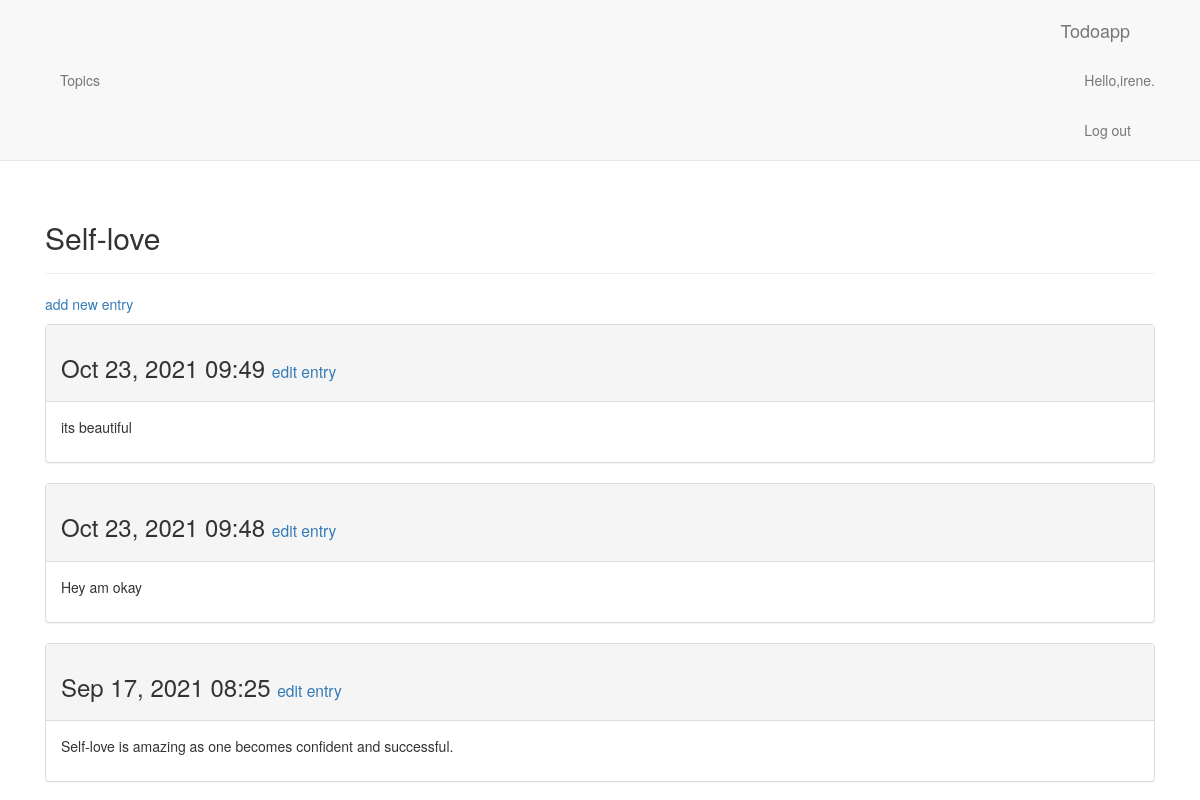
/todoapp/topics/2/ (signed in), run on the app's committed database.
### todoapp/models.py (models this page shows, shortened)
class Topic(models.Model):
    text = models.CharField(max_length=200)
    date_added = models.DateTimeField(auto_now=True)
    owner = models.ForeignKey(User,on_delete=models.CASCADE)
    def __str__(self):
        return self.text

class Entry(models.Model):
    topic = models.ForeignKey(Topic,on_delete=models.CASCADE)
    text = models.TextField()
    date_added = models.DateTimeField(auto_now=True)
    class Meta:
        verbose_name_plural = 'entries'

### todoapp/views.py (the view)
# urls.py: path('topics/<int:topic_id>/',views.topic,name='topic'),
@login_required
def topic(request,topic_id):
    topic = Topic.objects.get(id=topic_id)
    entries = topic.entry_set.order_by('-date_added')
    context = {'topic':topic,'entries':entries}
    return render(request,'todoapp/topic.html',context)

### todoapp/templates/todoapp/topic.html
{% extends 'todoapp/base.html' %}
{% block header%}
    <h2>{{topic}}</h2>
{% endblock header %}
{% block content %}
  <p>
      <a href="{% url 'todoapp:new_entry' topic.id%}">add new entry </a>
  </p>
    {% for entry in entries%}
    <div class="panel panel-default">
        <div class="panel-heading">
            <h3>
                {{ entry.date_added|date:'M d, Y H:i' }}
                <small>
                    <a href="{% url 'todoapp:edit_entry' entry.id%}">edit entry</a>
                </small>
            </h3>
        </div>
        <div class="panel-body">
            {{entry.text|linebreaks}}
        </div>
    </div>
    {% empty %}
        There are no entries for this topic yet
    {% endfor %}
{% endblock content%}

### todoapp/templates/todoapp/base.html (shortened to what this page needs)
   {% load bootstrap3 %}
   <!DOCTYPE html>
   <html lang="en">
   <head>
    <link href="https://cdn.jsdelivr.net/npm/bootstrap@5.1.3/dist/css/bootstrap.min.css" rel="stylesheet">
     {% bootstrap_css%}
   </head>
   <body>
     <nav class="navbar navbar-default navbar-static-top">
       <div class="container">
         <div class="navbar-header">
           <a class="navbar-brand" href="{% url 'todoapp:index' %} ">Todoapp</a>
         </div>
         <div id="navbar" class="navbar-collapse collapse">
           <ul class="nav navbar-nav">
             <li><a href="{% url 'todoapp:topics'%}">Topics</a></li>
           </ul>
           <ul class="nav navbar-nav navbar-right">
             {% if user.is_authenticated %}
                <li><a>Hello,{{ user.username}}.</a></li>
                <li><a href="{% url 'users:logout' %}">Log out</a></li>
              {% else %}
                 <li><a href="{% url 'users:register' %}">Register</a></li>
                 <li><a href="{% url 'users:login' %}">Login</a></li>
              {% endif %}
           </ul>
         </div>
       </div>
     </nav>
     <div class="container">
       <div class="page-header">
         {% block header%}{% endblock header %}
       </div>
       <div>
         {% block content%}{% endblock content %}
       </div>
     </div>
   </body>
   </html>

### data on the page
Topic: text "Self-love"
Entry: date_added "Oct 23, 2021 09:49", text "its beautiful"
Entry: date_added "Oct 23, 2021 09:48", text "Hey am okay"
Entry: date_added "Sep 17, 2021 08:25", text "Self-love is amazing as one becomes confident and successful."

### other printed values
{{ user.username }} "irene"
